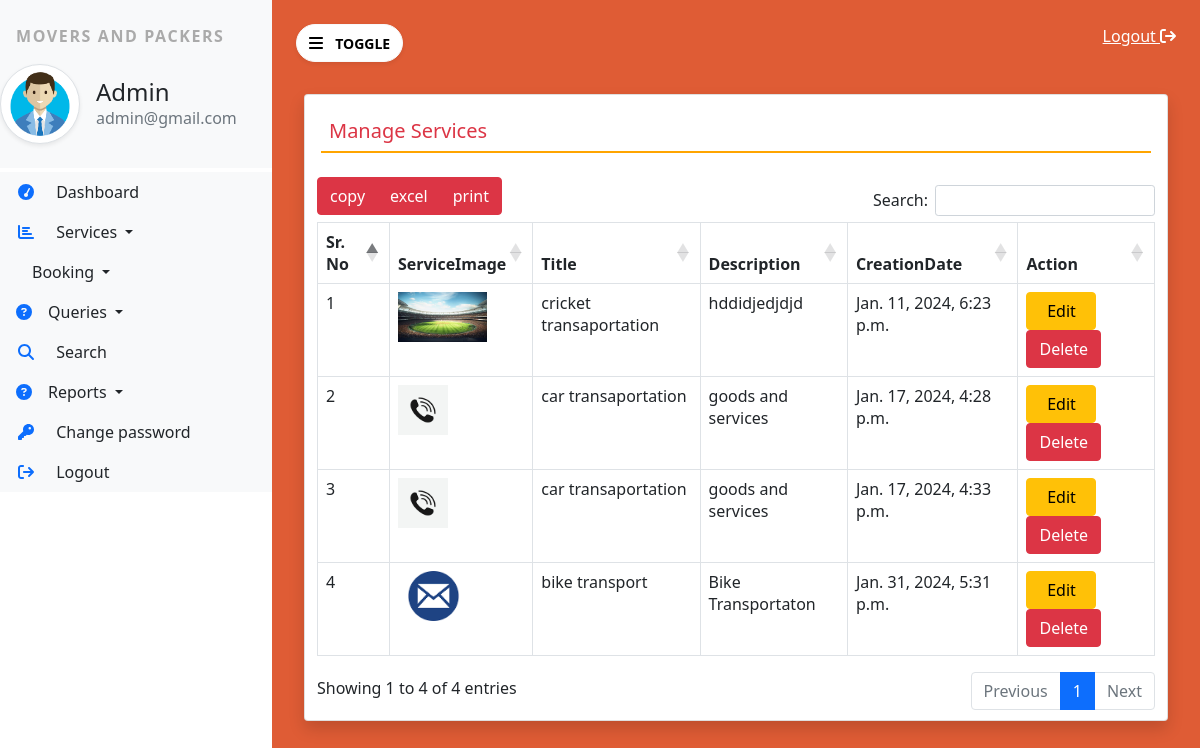
Screenshot of /manage_service/ (signed in) with the database file from the repository.
### MoversPackers/models.py (models this page shows, shortened)
class Services(models.Model):
    title = models.CharField(max_length=100,null=True)
    discription = models.CharField(max_length=5000,null=True)
    image = models.FileField(null=True)
    creationdate = models.DateTimeField(auto_now_add=True)

### MoversPackers/views.py (the view)
# urls.py: path('manage_service/',views.manage_service,name='manage_service'),
def manage_service(request):
    if not request.user.is_authenticated:
        return redirect('admin_login')
    services = Services.objects.all()
    return render(request, 'manage_services.html',locals())

### MoversPackers/templates/manage_services.html
{% extends 'admin_base.html' %}
{% block main %}
<div class="card shadow m-2" >
    <div class="card-body">
        <h5 class="p-2 text-danger" style="border-bottom: 2px solid orange;">Manage Services</h5>
    </div>
    <div  class="container-fluid table-responsive">
       <table class="table table-bordered"  id="example">
        <thead>
            <tr>
                <th>Sr. No</th>
                <th>ServiceImage</th>
                <th>Title</th>
                <th>Description</th>
                <th>CreationDate</th>
                <th>Action</th>
            </tr>
        </thead>
        <tbody>
            {% for s in services %}
            <tr>
                <td>{{forloop.counter}}</td>
                <td><img src=" {{s.image.url}}" height="50px"></td>
                <td>{{s.title}}</td>
                <td>{{s.discription}} </td>
                <td>{{s.creationdate}}</td>
                <td>
                    <a href="{% url 'edit_service' s.id %}" class="btn btn-warning" style="width: 70px;">Edit</a>
                    <a href="{% url 'delete_service' s.id %}" class="btn btn-danger" onclick="return confirm('Are you Sure want to delete?')" >Delete</a>
                </td>
            </tr>
            {% endfor %}
        </tbody>
       </table>
    </div>
</div>
{% endblock main %}

### MoversPackers/templates/admin_base.html (shortened to what this page needs)
{% load static %}
<html>
    <head>
        <link rel="stylesheet" href="{% static 'css/fontawesome.css' %}">
        <link rel="stylesheet" href="{% static 'css/bootstrap.css' %}">
        <link rel="stylesheet" href="{% static 'css/sidebar.css' %}">
        <link rel="stylesheet" href="{% static 'css/datatablebootstrap.css' %}">
    </head>
    <body>
        <div class="bg-white vertical-nav" id="sidebar">
            <div class="bg-light py-4 mb-1">
                <p class="text-uppercase fw-bold px-3 sidebar-title">Movers and packers</p>
                <div class="media d-flex align-items-center">
                    <img src="{% static 'images/adminlogin.png' %}" alt="" srcset="" height="80" width="80" class=" me-3 rounded-circle img-thumbnail shadow-sm">
                    <div class="media-body">
                        <h4 class="mb-0">Admin</h4>
                        <p class="text-muted mb-0">{{request.user.email}}</p>
                    </div>
                </div>
            </div>
            <ul class="nav flex-column bg-white">
                <li class="nav-item">
                    <a href="{%  url 'admin_home' %}" class="nav-link ac text-dark bg-light">
                       <i class="fa fa-tachometer fa-fw me-3 text-primary"></i> Dashboard
                    </a>
                </li>
                <li class="nav-item dropdown">
                    <a href="{%  url 'admin_home' %}" class="nav-link dropdown-toggle text-dark bg-light" id="navbardrop" data-bs-toggle="dropdown" aria-expanded="false">
                       <i class="fas fa-chart-bar fa-fw me-3 text-primary"></i> Services
                    </a>
                </li>
                <li class="nav-item dropdown">
                    <a href="{%  url 'admin_home' %}" class="nav-link dropdown-toggle text-dark bg-light" id="navbardrop" data-bs-toggle="dropdown" aria-expanded="false">
                       Booking
                    </a>
                </li>
                <li class="nav-item dropdown">
                    <a href="{%  url 'admin_home' %}" class="nav-link dropdown-toggle text-dark bg-light" id="navbardrop" data-bs-toggle="dropdown" aria-expanded="false">
                       <i class="fa fa-question-circle me-3 text-primary"></i>Queries
                    </a>
                </li>
                <li class="nav-item">
                    <a href="{%  url 'search' %}" class="nav-link text-dark bg-light">
                       <i class="fa fa-search  fa-fw me-3 text-primary"></i> Search
                    </a>
                </li>
                <li class="nav-item dropdown">
                    <a href="{%  url 'admin_home' %}" class="nav-link dropdown-toggle text-dark bg-light" id="navbardrop" data-bs-toggle="dropdown" aria-expanded="false">
                       <i class="fa fa-question-circle me-3 text-primary"></i>Reports
                    </a>
                </li>
                <li class="nav-item">
                    <a href="{%  url 'change_password' %}" class="nav-link text-dark bg-light">
                       <i class="fa fa-key  fa-fw me-3 text-primary"></i> Change password
                    </a>
                </li>
                <li class="nav-item">
                    <a href="{% url 'logout' %}" class="nav-link text-dark bg-light">
                       <i class="fa fa-sign-out  fa-fw me-3 text-primary"></i> Logout
                    </a>
                </li>
            </ul>
        </div>
        <div class="page-content p-4" id="content">
            <a href="{% url 'logout' %}" title="logout" class="text-white float-end">Logout
                <i class="fa fa-sign-out"></i>
            </a>
            <button id="sidebarcollapse" type="button" class="btn btn-light bg-white rounded-pill shadow-sm mb-4">
                <i class="fa fa-bars me-2"></i>
               <small class="text-uppercase fw-bold">toggle</small>
            </button>
            {% block main %}
            {% endblock main %}
        </div>
    </body>
</html>

### MoversPackers/static/css/sidebar.css (style rules this page uses)
.sidebar-title { letter-spacing: 0.1em; color: #aaa; }
body { background-color: rgb(223, 92, 53); height: 100vh; }
.vertical-nav { min-width : 17rem; width: 17rem; height: 100vh; position: fixed; top: 0; left: 0; transition: all 0.4s; }
.page-content { width: clac(100%-17rem); margin-left: 17rem; transition: all 0.4s; }

### rows the page displays
Services: image (picture), title "cricket transaportation", discription "hddidjedjdjd", creationdate "Jan. 11, 2024, 6:23 p.m."
Services: image (picture), title "car transaportation", discription "goods and services", creationdate "Jan. 17, 2024, 4:28 p.m."
Services: image (picture), title "car transaportation", discription "goods and services", creationdate "Jan. 17, 2024, 4:33 p.m."
Services: image (picture), title "bike transport", discription "Bike Transportaton", creationdate "Jan. 31, 2024, 5:31 p.m."

### other values shown
{{ request.user.email }} "admin@gmail.com"
